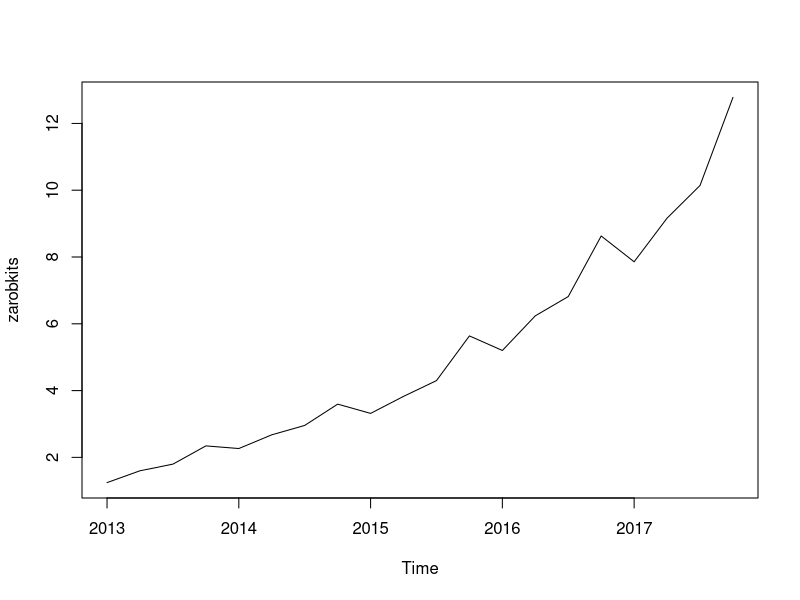
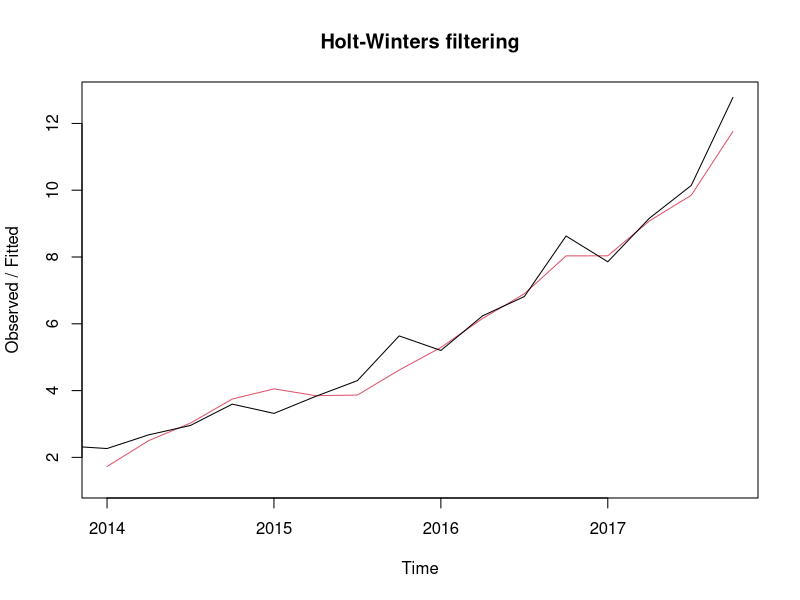
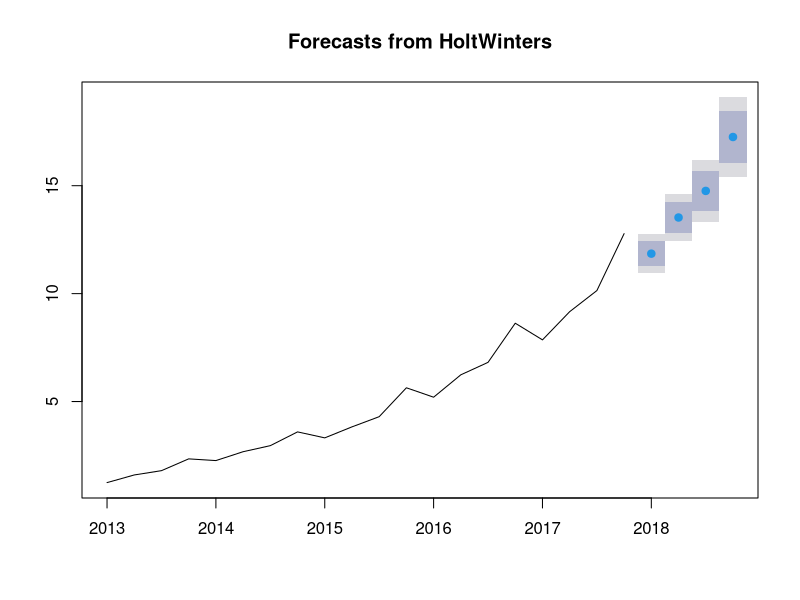

Recreate these plots in R, in order.
## ---- chunk 1
#wczytanie danych
zarobki <- scan("analizazarobkow.txt")
## ---- chunk 2
#stworzenie szeregu czasowego - kwarta?y

zarobkits <- ts(zarobki, frequency = 4, start=2013)
zarobkits
## ---- chunk 3
plot.ts(zarobkits)
## ---- chunk 4
#model holta-wintersa
zarobkiforecast <- HoltWinters(zarobkits)
zarobkiforecast
## ---- chunk 5
zarobkiforecast$fitted
## ---- chunk 6
plot(zarobkiforecast)
## ---- chunk 7
zarobkiforecast$SSE
## ---- chunk 8
library("forecast")
## ---- chunk 9
accuracy(zarobkiforecast$fitted, zarobkits)
## ---- chunk 10
zarobkifckolejnykwartal <- forecast(zarobkiforecast, h=4)
zarobkifckolejnykwartal
## ---- chunk 11
plot(zarobkifckolejnykwartal)
